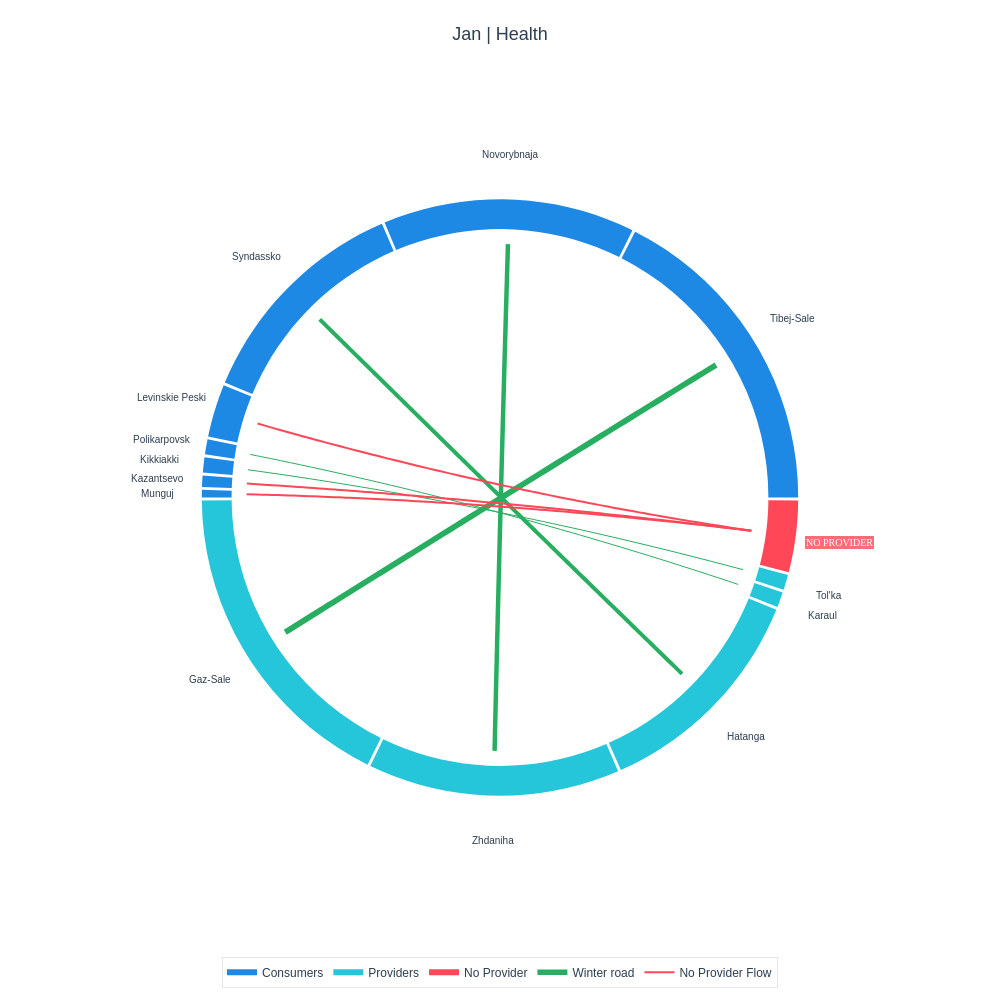

Write notebook code for a chart like this one.
### Markdown cell above
## 5. Circular flow chart

### Code cell
month_n = 0
# for service in service_list:
for service in [FLP_SERVICE]:
    # graphs = all_results[SETTL_NAME][service]["stats"].graphs[month_start:end_month]
    graphs = all_results[SETTL_NAME][service]["stats"].graphs[month_n : month_n + 1]
    for i, g in enumerate(graphs):
        fig = plot_circular_network_sankey_style(
            g,
            service_name=service,
            month_name=month_order[month_start + i],
        )
        fig.show()
